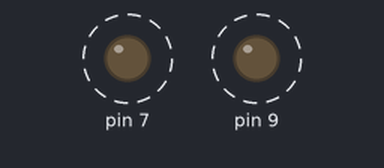
Bench run of a sketch on a simulated Arduino Uno, built with avr-gcc and run on an emulated ATmega328P. On the bench: output pins drawn as LEDs (lit = HIGH). Dashed ring = blinking.

Above: at 0.15 s.
Timing chart, 0 to 3.5 s (numbered marks = the images above):
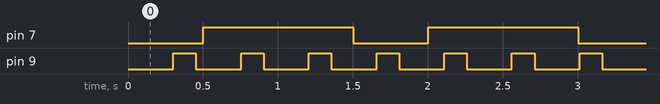

Measured:
- by itself, pin 7: alternates HIGH for 1.0 s and LOW for 0.50 s
- by itself, pin 9: alternates HIGH for 0.15 s and LOW for 0.30 s

The sketch:

2_miganie_milis_dwie.ino
```cpp
void setup() {
  // put your setup code here, to run once:
  pinMode(7, OUTPUT);
  pinMode(9, OUTPUT);
}

long int t7 = 0;
long int t9 = 0;

void loop() {
  if(millis() - t7 > 500 && digitalRead(7) == LOW) {
    digitalWrite(7, HIGH);
    t7 = millis();
  }
  if(millis() - t7 > 1000  &&  digitalRead(7) == HIGH) {
    digitalWrite(7, LOW);
    t7 = millis();
  }

  if(millis() - t9 > 300 && digitalRead(9) == LOW) {
    digitalWrite(9, HIGH);
    t9 = millis();
  }
  if(millis() - t9 > 150  &&  digitalRead(9) == HIGH) {
    digitalWrite(9, LOW);
    t9 = millis();
  }

}
```
